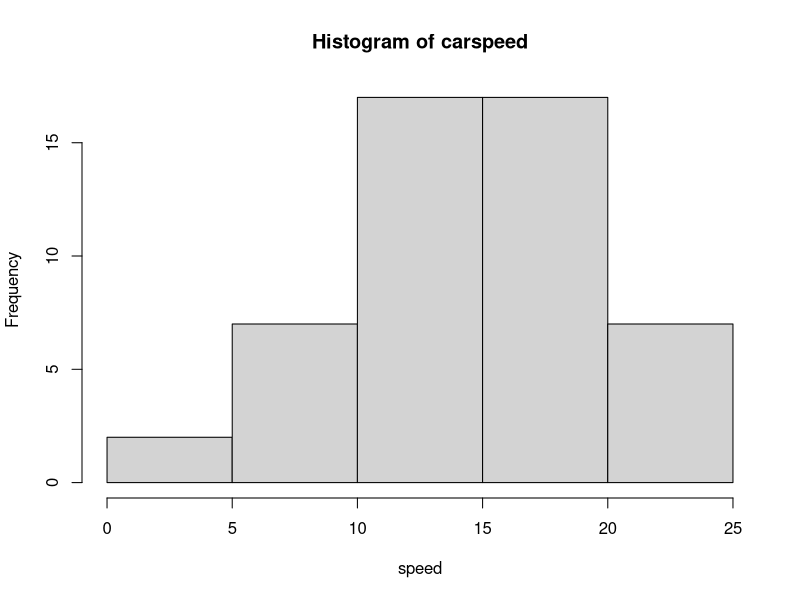
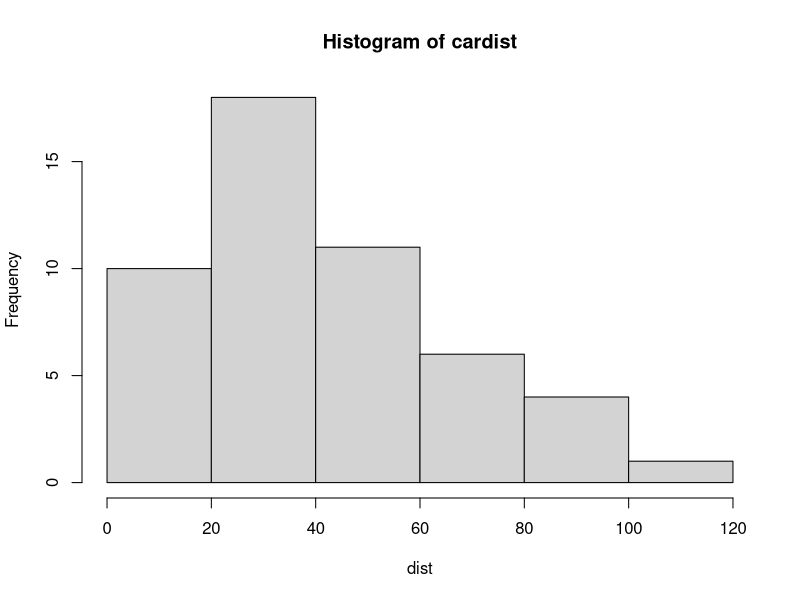
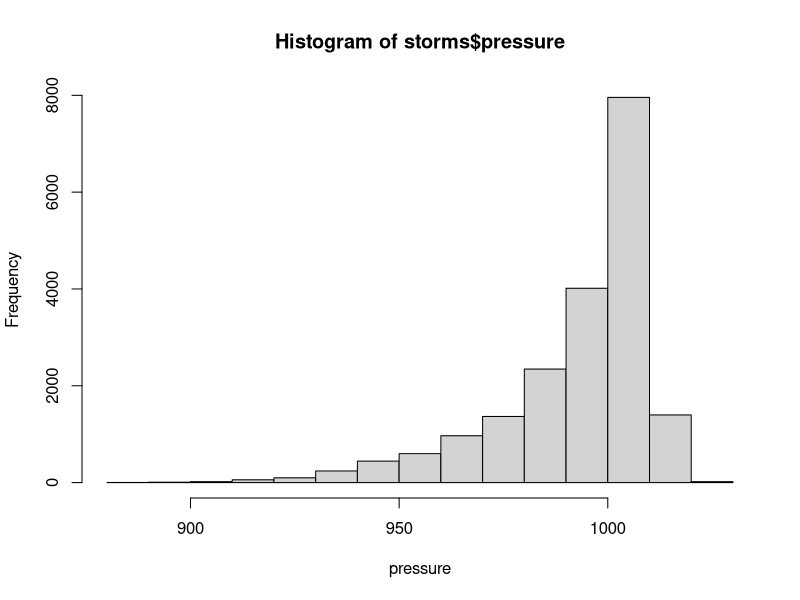
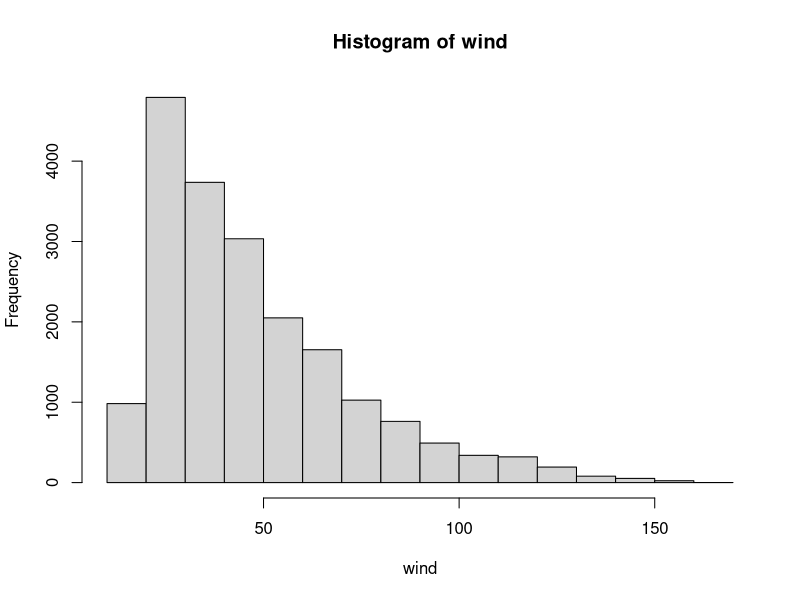
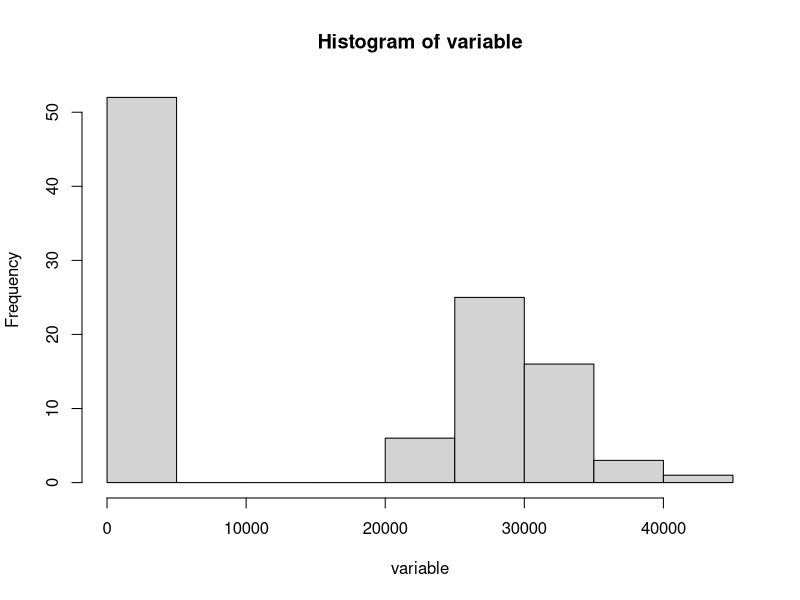

Write R code to recreate these figures, in order.
# calling library tidyverse
library(tidyverse)

# loading built in data-set cars using the data function
data("cars")

# viewing do# viewing do# viewing documentation about cars. Gives insights about the dataset
?cars

# using view function to check the dataset in tabular form. can use other methods like head or just typing dataset name
view(cars)

# storing speed from cars data set into a variable
carspeed = cars$speed

# our null hypothesis is that the distribution is normal. Alternative hypothesis is that it is not normal.
# building a histogram using the previously built variable with the x being speed. Seeing if the histogram looks normal
hist(carspeed, xlab = "speed")

# using ks.test to test carspeed data for normality against pnorm( which is the function for normal distributions)
# if output p-value is lower than 0.5 then it means the distribution is not normal so null hypothesis is rejected.
ks.test(carspeed, "pnorm")

cardist = cars$dist
hist(cardist, xlab = "dist")
ks.test(cardist, "pnorm")

# below are some other ways of doing it. similar but bit different styles
data("storms")
?storms
storms

hist(storms$pressure, xlab = "pressure")
ks.test(storms$pressure, "pnorm")

wind = storms$wind
hist(wind)
ks.test(wind, "pnorm")

data("us_rent_income")
?us_rent_income
head(us_rent_income)
variable = us_rent_income$estimate

hist(variable)
ks.test(variable, "pnorm")
